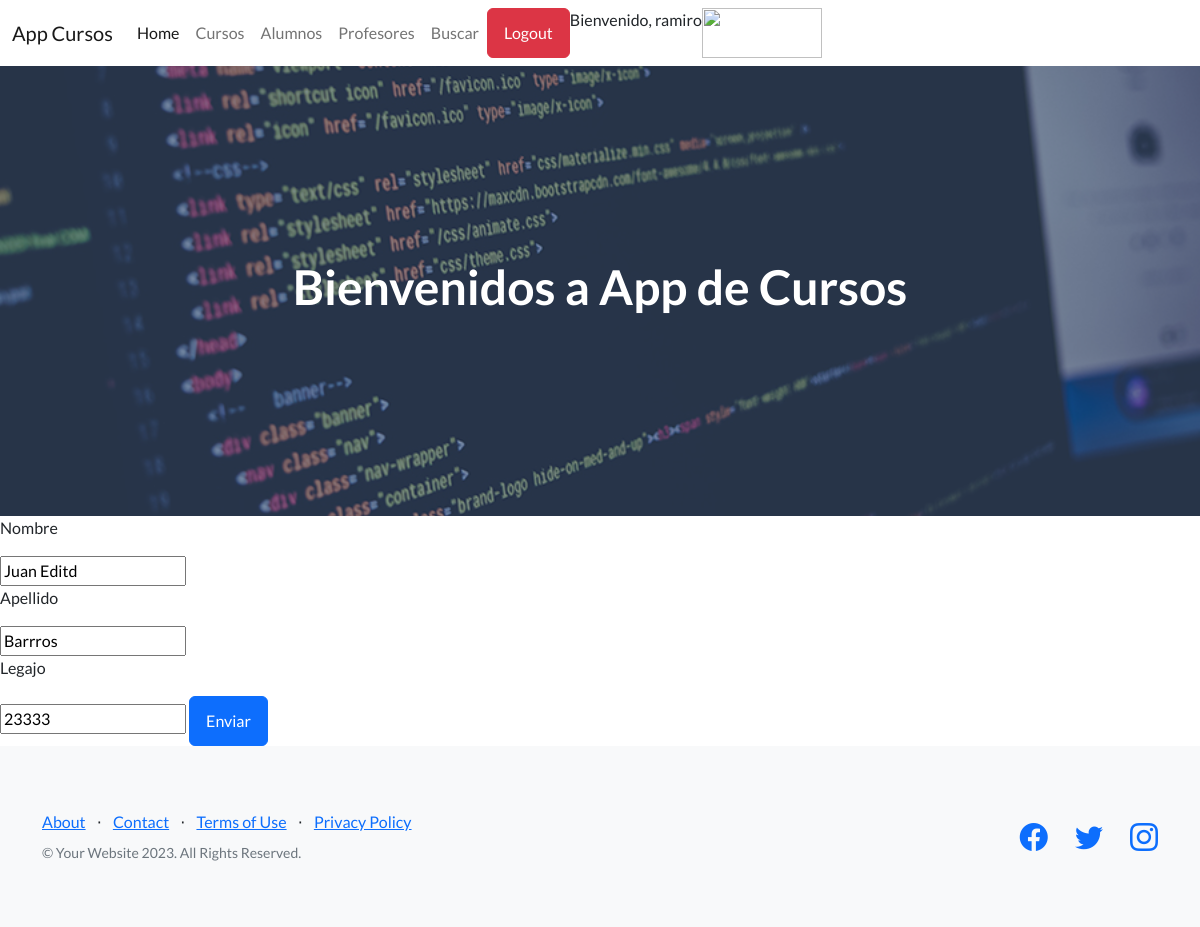
Before: /AppCursos/editar_alumno/2 (signed in) with the older database file.
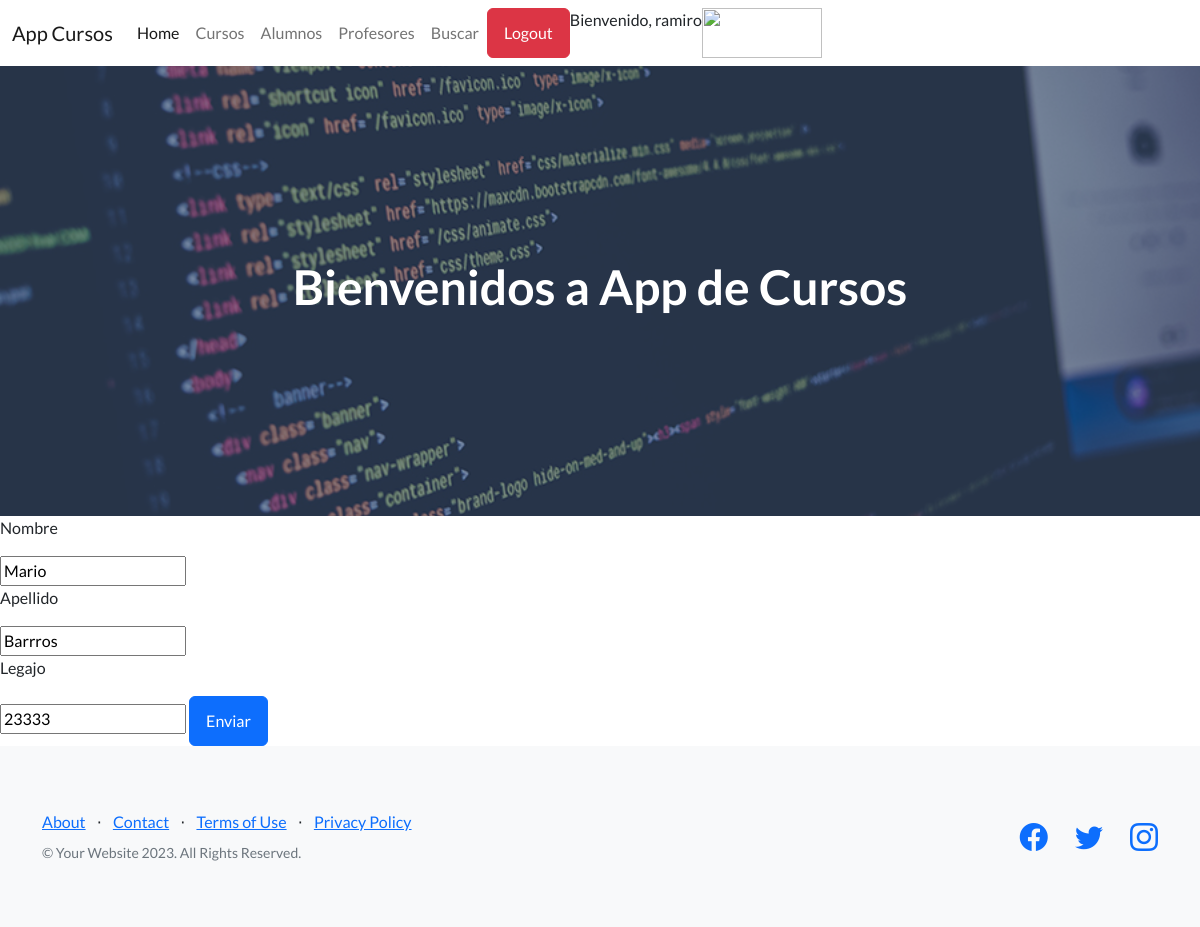
After: the same page with the newer database file.
### AppCursos/models.py (models this page shows, shortened)
class Alumno (models.Model):
    nombre_alumno = models.CharField(max_length=40)
    apellido_alumno = models.CharField(max_length=40)
    legajo_alumno = models.IntegerField()

### AppCursos/views.py (the view)
# urls.py: path("editar_alumno/<int:id>" , views.editar_alumno , name="editar_alumno"),
def editar_alumno(request , id):
    alumno = Alumno.objects.get(id=id)
    if request.method == "POST":
        mi_formulario = Alumno_formulario( request.POST )
        if mi_formulario.is_valid():
            datos = mi_formulario.cleaned_data
            alumno.nombre_alumno = datos["nombre_alumno"]
            alumno.apellido_alumno = datos["apellido_alumno"]
            alumno.legajo_alumno = datos ["legajo_alumno"]
            alumno.save()
            alumno = Alumno.objects.all()
            return render(request , "alumnos.html" , {"alumnos":alumno})
    else:
        mi_formulario = Alumno_formulario(initial={"nombre_alumno":alumno.nombre_alumno , "apellido_alumno":alumno.apellido_alumno, "legajo_alumno":alumno.legajo_alumno})
    return render( request , "editar_alumno.html" , {"mi_formulario": mi_formulario , "alumno":alumno})

### AppCursos/forms.py
class Alumno_formulario(forms.Form):
    nombre_alumno = forms.CharField(max_length=30)
    apellido_alumno = forms.CharField(max_length=30)
    legajo_alumno = forms.IntegerField()

### AppCursos/template/editar_alumno.html (shortened to what this page needs)
{% extends "padre.html" %}
{% load static %}
{% block contenido %}
    <form action="{% url 'editar_alumno' alumno.id %}" method="POST">
        <p>Nombre</p>
        {{mi_formulario.nombre_alumno}}
        <p>Apellido</p>
        {{mi_formulario.apellido_alumno}}
        <p>Legajo</p>
        {{mi_formulario.legajo_alumno}}
        <button class="btn btn-primary">Enviar</button>
    </form>
{% endblock %}

Changed rows visible on the page:
changed Alumno "Barrros": nombre_alumno "Juan Editd" → "Mario"
